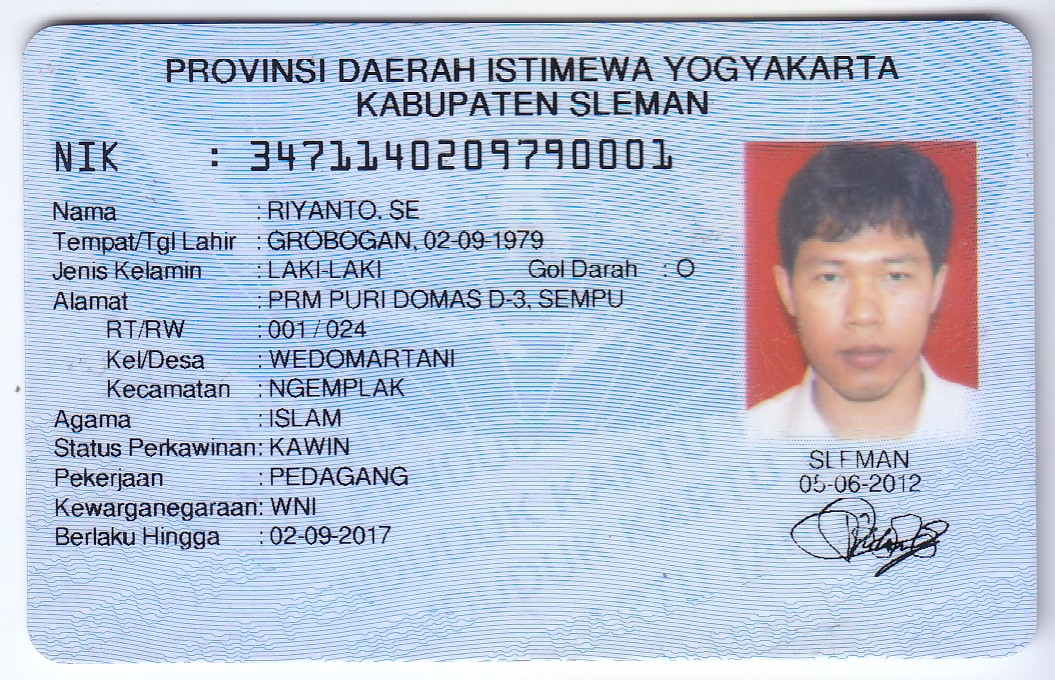
#> input picture dataset/ktp.png, 1055 x 680 px
$ python -i extractor.py   (imports and definitions only)
#> lines starting #> are read from the running program, lines starting #| are printed output that depends on the picture
import cv2
import numpy as np
import pytesseract
import matplotlib.pyplot as plt
from PIL import Image

class KTPInformationForm(object):
    def __init__(self):
        self.nik = ""
        self.nama = ""
        self.tempat_lahir = ""
        self.tanggal_lahir = ""
        self.jenis_kelamin = ""
        self.alamat = ""
        self.rt = ""
        self.rw = ""
        self.kelurahan_atau_desa = ""
        self.kecamatan = ""
        self.agama = ""
        self.status_perkawinan = ""
        self.pekerjaan = ""
        self.kewarganegaraan = ""
        berlaku_hingga = "SEMUR HIDUP"

class ImageExtractor(object):
    def __init__(self, image):
        self.image = image
        self.th, self.threshed = cv2.threshold(cv2.cvtColor(image, cv2.COLOR_BGR2GRAY), 127, 255, cv2.THRESH_TRUNC)
        self.result = KTPInformationForm()

    def process(self, image):
        result = pytesseract.image_to_string((self.threshed), lang="ind")
        return result

    def word_to_number_converter(self, word):
        word_dict = {
            "L" : 1,
            'l' : 1,
            'O' : 0,
            'o' : 0,
        }
        res = ""
        for letter in word:
            if letter in word_dict:
                res += word_dict[letter]
            else:
                res += letter
        return res

    def extract(self, extracted_result):
        for word in extracted_result.split("\n"):
            if "NIK" in word:
                word = word.split(':')
                self.result.nik = self.word_to_number_converter(word[-1].replace(" ", ""))

    def get_information(self):
        processed_image = self.process(self.image)
        self.extract(processed_image)
        return self.result.__dict__

>>> import cv2
>>> picture = cv2.imread('../../dataset/ktp.png')
#> picture is the input picture: shape (680, 1055, 3); mean B, G, R 214.8, 193.1, 180.6
>>> result = ImageExtractor(picture).get_information()
#> in __init__, `self.th, self.threshed = cv2.threshold(cv2.cvtColor(image, cv2.COLOR_B..`:
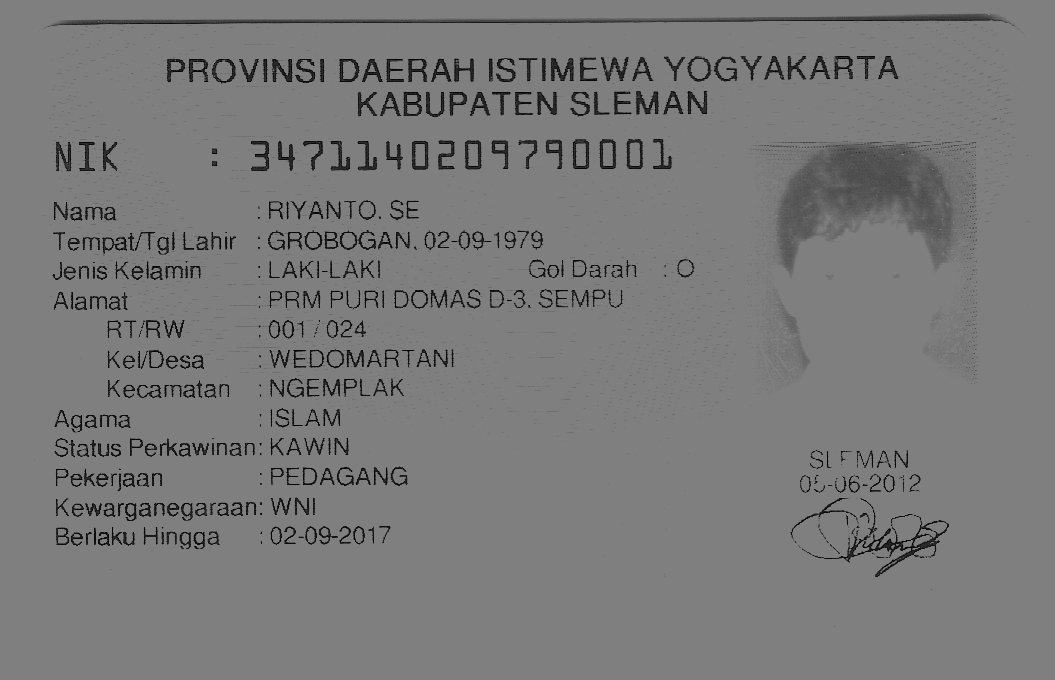
#> self.threshed: shape (680, 1055); min 0, max 127, mean 121.4
#> (the run stopped early here; a loop or call above may not have finished)
